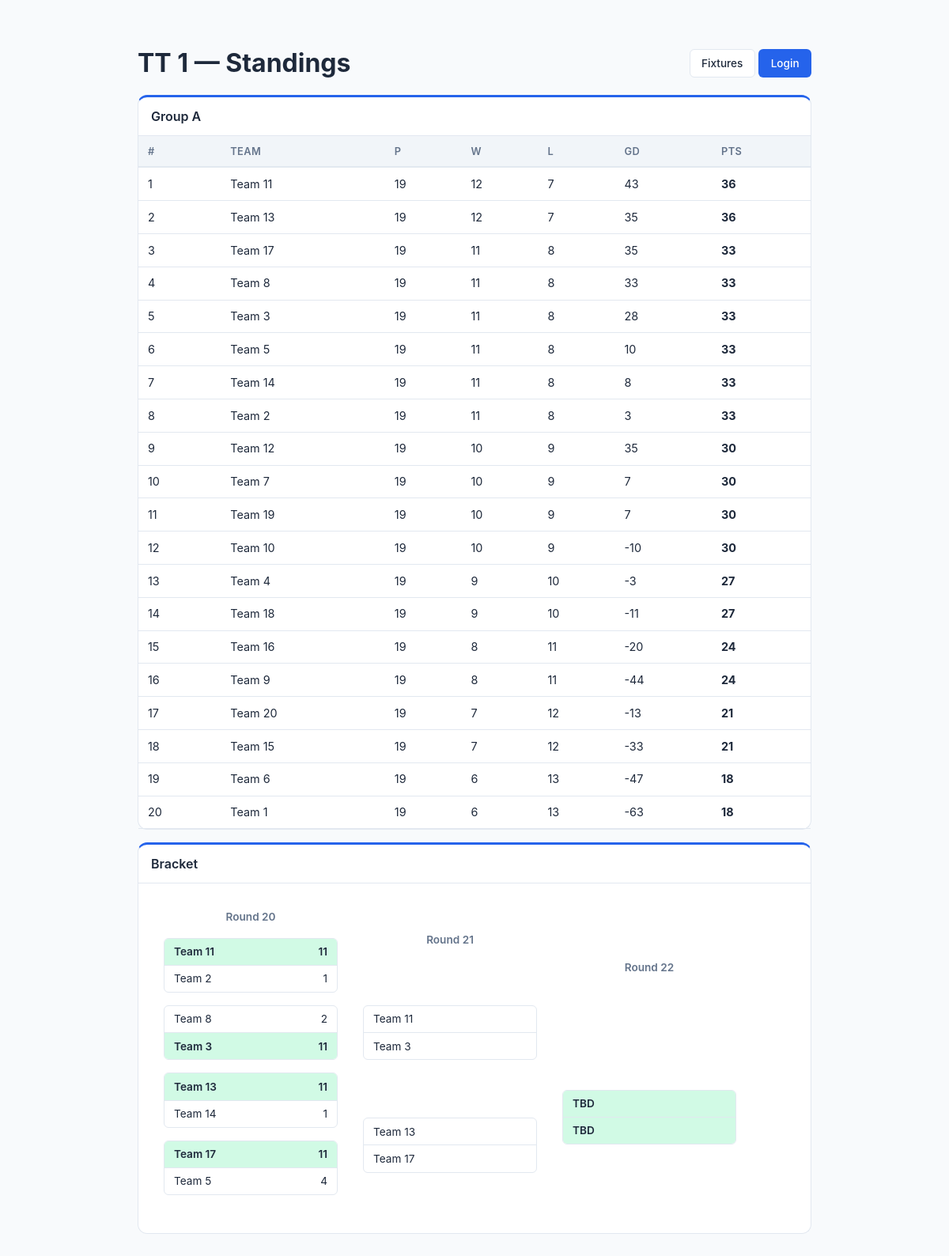
Page /public/standings/ on the earlier database version.
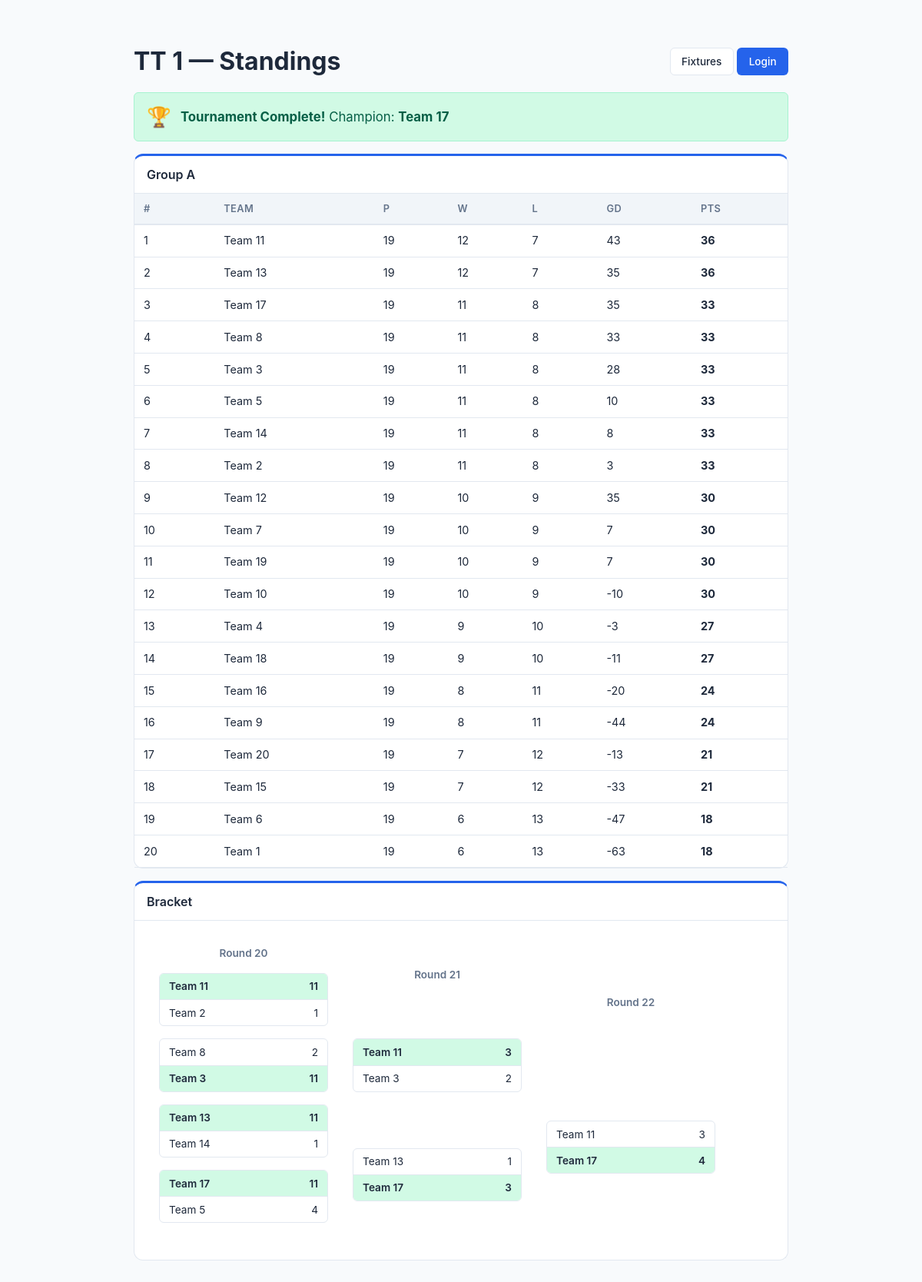
Same page on the later database version.
### core/models.py (models this page shows, shortened)
class Match(models.Model):
    STATUS_CHOICES = [
        ("upcoming", "Upcoming"),
        ("in_progress", "In Progress"),
        ("pending_confirmation", "Pending Confirmation"),
        ("confirmed", "Done"),
        ("disputed", "Disputed"),
        ("cancelled", "Cancelled"),
        ("forfeited", "Forfeited"),
        ("bye", "Bye"),
    ]
    tournament = models.ForeignKey(
        Tournament, on_delete=models.CASCADE, related_name="matches"
    )
    match_number = models.IntegerField()
    team1 = models.ForeignKey(
        Team, on_delete=models.CASCADE, related_name="home_matches", null=True, blank=True
    )
    team2 = models.ForeignKey(
        Team, on_delete=models.CASCADE, related_name="away_matches", null=True, blank=True
    )
    court = models.ForeignKey(
        Court, on_delete=models.SET_NULL, null=True, blank=True, related_name="matches"
    )
    scheduled_time = models.DateTimeField(null=True, blank=True)
    scheduled_end_time = models.DateTimeField(null=True, blank=True)
    status = models.CharField(max_length=25, choices=STATUS_CHOICES, default="upcoming")
    score_team1 = models.IntegerField(null=True, blank=True)
    score_team2 = models.IntegerField(null=True, blank=True)
    submitted_by = models.ForeignKey(
        Team, on_delete=models.SET_NULL, null=True, blank=True, related_name="submitted_scores"
    )
    confirmed_by = models.ForeignKey(
        Team, on_delete=models.SET_NULL, null=True, blank=True, related_name="confirmed_scores"
    )
    winner = models.ForeignKey(
        Team, on_delete=models.SET_NULL, null=True, blank=True, related_name="won_matches"
    )
    notes = models.TextField(blank=True, default="")
    round_number = models.IntegerField(default=1)
    bracket_position = models.IntegerField(default=0)
    bracket_type = models.CharField(max_length=20, default="winners")
    next_match = models.ForeignKey(
        "self", on_delete=models.SET_NULL, null=True, blank=True, related_name="previous_matches"
    )
    group = models.CharField(max_length=5, blank=True, default="")
    created_at = models.DateTimeField(auto_now_add=True)
    updated_at = models.DateTimeField(auto_now=True)
    class Meta:
        ordering = ["match_number"]

class Team(models.Model):
    STATUS_CHOICES = [
        ("active", "Active"),
        ("withdrawn", "Withdrawn"),
    ]
    user = models.ForeignKey(User, on_delete=models.CASCADE, related_name="captained_teams")
    tournament = models.ForeignKey(
        Tournament, on_delete=models.CASCADE, related_name="teams"
    )
    name = models.CharField(max_length=100)
    department = models.CharField(max_length=120, blank=True, default="")
    status = models.CharField(max_length=20, choices=STATUS_CHOICES, default="active")
    withdrawn_at = models.DateTimeField(null=True, blank=True)
    group = models.CharField(max_length=5, blank=True, default="")
    preferred_courts = models.ManyToManyField(Court, blank=True, related_name="preferred_by")
    availability_notes = models.TextField(blank=True, default="")
    seed = models.IntegerField(default=0)
    class Meta:
        unique_together = [["tournament", "name"], ["tournament", "user"]]

class Tournament(models.Model):
    FORMAT_CHOICES = [
        ("round_robin", "Round Robin"),
        ("double_round_robin", "Double Round Robin"),
        ("knockout", "Knockout"),
        ("double_elimination", "Double Elimination"),
        ("consolation", "Consolation"),
        ("hybrid", "Hybrid (Groups + Knockout)"),
    ]
    SPORT_CHOICES = [
        ("badminton", "Badminton"),
        ("tennis", "Tennis"),
        ("volleyball", "Volleyball"),
        ("basketball", "Basketball"),
        ("soccer", "Soccer"),
        ("cricket", "Cricket"),
        ("table_tennis", "Table Tennis"),
        ("other", "Other"),
    ]
    WITHDRAWAL_POLICY_CHOICES = [
        ("forfeit", "Forfeit remaining matches"),
        ("void", "Void remaining matches"),
    ]
    name = models.CharField(max_length=200)
    sport_type = models.CharField(
        max_length=30, choices=SPORT_CHOICES, default="other",
        help_text="Type of sport for this tournament",
    )
    format = models.CharField(max_length=30, choices=FORMAT_CHOICES)
    players_per_team = models.IntegerField(
        default=1, help_text="Number of players required per team",
    )
    status = models.CharField(
        max_length=20,
        choices=[
            ("setup", "Setup"),
            ("registration_open", "Registration Open"),
            ("ready", "Ready for Scheduling"),
            ("scheduled", "Schedule Draft Ready"),
            ("active", "Active"),
            ("completed", "Completed"),
        ],
        default="setup",
    )
    created_at = models.DateTimeField(auto_now_add=True)
    started_at = models.DateTimeField(null=True, blank=True)
    completed_at = models.DateTimeField(null=True, blank=True)
    start_date = models.DateField(
        default=timezone.localdate,
        null=True,
        blank=True,
        help_text="Date from which automatic scheduling should begin",
    )
    expected_teams_count = models.PositiveIntegerField(
        default=0,
        blank=True,
        help_text="Expected number of teams before the tournament can start",
    )
    points_per_win = models.IntegerField(default=3)
    points_per_loss = models.IntegerField(default=0)
    points_per_draw = models.IntegerField(default=1)
    tiebreaker_order = models.TextField(
        default='["game_diff", "games_won", "head_to_head"]'
    )
    num_groups = models.IntegerField(default=2, help_text="For hybrid format")
    teams_per_group_advance = models.IntegerField(
        default=2, help_text="Teams advancing from each group"
    )
    withdrawal_policy = models.CharField(
        max_length=20, choices=WITHDRAWAL_POLICY_CHOICES, default="forfeit"
    )
    default_match_duration = models.IntegerField(
        default=30, help_text="Minutes per match"
    )
    champion = models.ForeignKey(
        "Team",
        null=True,
        blank=True,
        on_delete=models.SET_NULL,
        related_name="championships",
        help_text="Team that won the tournament",
    )
    def get_tiebreaker_order(self):
        return json.loads(self.tiebreaker_order)

### core/views.py (the view)
# urls.py: path("public/standings/", views.public_standings, name="public_standings"),
def public_standings(request):
    tournament = _get_tournament(request)
    if not tournament:
        return render(request, "core/public_standings.html", {})
    context = {"tournament": tournament}
    if tournament.format in ("round_robin", "double_round_robin", "hybrid"):
        if tournament.format == "hybrid":
            groups = sorted(set(tournament.teams.exclude(group="").values_list("group", flat=True)))
            context["group_standings"] = {g: calculate_standings(tournament, group=g) for g in groups}
            ko_matches = tournament.matches.filter(group="", bracket_type="winners")
            if ko_matches.exists():
                context["bracket"] = get_bracket_data(tournament)
        else:
            context["standings"] = calculate_standings(tournament)
    if tournament.format in ("knockout", "double_elimination", "consolation"):
        context["bracket"] = get_bracket_data(tournament)
    return render(request, "core/public_standings.html", context)

### core/standings.py (called while the page is built)
def _sort_key(standing, tiebreakers):
    key = [standing["points"]]
    for tb in tiebreakers:
        if tb == "game_diff":
            key.append(standing["game_diff"])
        elif tb == "games_won":
            key.append(standing["games_won"])
        elif tb == "head_to_head":
            key.append(0)  # Simplified; would need pairwise comparison
    return tuple(key)

def get_bracket_data(tournament):
    matches = tournament.matches.filter(bracket_type="winners", group="").order_by("round_number", "bracket_position")
    rounds = defaultdict(list)
    for m in matches:
        rounds[m.round_number].append(m)
    return dict(sorted(rounds.items()))

### core/views.py (called while the page is built, shortened)
def _get_tournament(request=None):
    tournaments = Tournament.objects.all()
    return _get_available_tournaments().first()

### templates/core/public_standings.html (shortened to what this page needs)
{% load static %}
<!DOCTYPE html>
<html lang="en">
<head>
    <link rel="stylesheet" href="{% static 'css/style.css' %}">
</head>
<body>
<div class="content" style="max-width:900px;margin:2rem auto;">
    <div class="d-flex justify-between align-center mb-2">
        <h1>{% if tournament %}{{ tournament.name }}{% endif %} — Standings</h1>
        <div>
            <a href="{% url 'public_fixtures' %}" class="btn btn-outline">Fixtures</a>
            <a href="{% url 'login' %}" class="btn btn-primary">Login</a>
        </div>
    </div>
    {% if tournament and tournament.status == 'completed' %}
    <div class="alert alert-success" style="display:flex;align-items:center;gap:0.75rem;font-size:1.05rem;margin-bottom:1rem;">
        <span style="font-size:1.6rem;">🏆</span>
        <div>
            <strong>Tournament Complete!</strong>
            {% if tournament.champion %}
                Champion: <strong>{{ tournament.champion.name }}</strong>
            {% endif %}
        </div>
    </div>
    {% endif %}
    {% if group_standings %}
    {% for g, st in group_standings.items %}
    <div class="card">
        <div class="card-header">Group {{ g }}</div>
        <div class="table-container">
        <table>
            <thead><tr><th>#</th><th>Team</th><th>P</th><th>W</th><th>L</th><th>GD</th><th>Pts</th></tr></thead>
            <tbody>
            {% for s in st %}
            <tr><td>{{ s.rank }}</td><td>{{ s.team.name }}</td><td>{{ s.played }}</td><td>{{ s.wins }}</td><td>{{ s.losses }}</td><td>{{ s.game_diff }}</td><td><strong>{{ s.points }}</strong></td></tr>
            {% endfor %}
            </tbody>
        </table>
        </div>
    </div>
    {% endfor %}
    {% endif %}
    {% if bracket %}
    <div class="card">
        <div class="card-header">Bracket</div>
        <div class="card-body">
            <div class="bracket-container" style="display:flex;">
                {% for round_num, matches in bracket.items %}
                <div class="bracket-round">
                    <div class="bracket-round-title">Round {{ round_num }}</div>
                    {% for m in matches %}
                    <div class="bracket-match">
                        <div class="bracket-team {% if m.winner == m.team1 %}winner{% endif %}">
                            <span>{{ m.team1.name|default:"TBD" }}</span>
                            <span>{{ m.score_team1|default:"" }}</span>
                        </div>
                        <div class="bracket-team {% if m.winner == m.team2 %}winner{% endif %}">
                            <span>{{ m.team2.name|default:"TBD" }}</span>
                            <span>{{ m.score_team2|default:"" }}</span>
                        </div>
                    </div>
                    {% endfor %}
                </div>
                {% endfor %}
            </div>
        </div>
    </div>
    {% endif %}
</div>
</body>
</html>

Differences in the rows shown:
changed Tournament "TT 1": status "active" → "completed" (drawn); champion.name (not shown) → "Team 17"
changed Match (number 5 of 7 on the later page): winner_id empty → 92 (drawn); score_team1 (not shown) → "3"; score_team2 (not shown) → "2"
changed Match (number 6 of 7 on the later page): score_team1 (not shown) → "1"; winner_id empty → 98 (drawn); score_team2 (not shown) → "3"
changed Match (number 7 of 7 on the later page): winner_id empty → 98 (drawn); team1.name "TBD" → "Team 11"; score_team1 (not shown) → "3"; team2.name "TBD" → "Team 17"; score_team2 (not shown) → "4"
Other differences:
text now shown: "🏆 Tournament Complete! Champion:"
